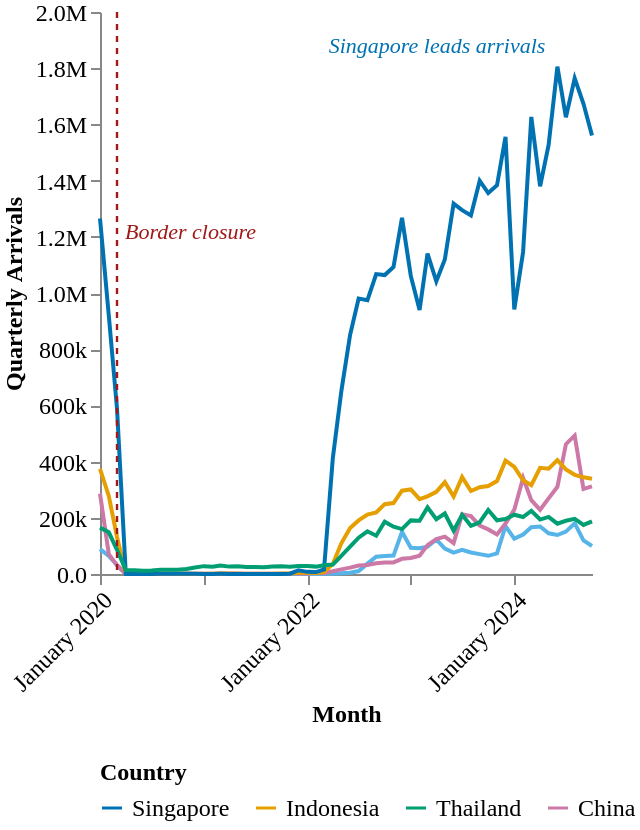

Write the Vega-Lite specification saved for this chart.
### Vega-Lite specification from a JSON file in a GitHub repository (floating-point values rounded to 4 significant figures; data arrays with more than 128 entries replaced by an {"elided": "..."} marker saying what was removed)
{"$schema": "https://vega.github.io/schema/vega-lite/v5.json", "width": "container", "height": 410, "autosize": "fit", "padding": {"top": 0, "bottom": 5, "left": 0, "right": 20}, "data": {"values": {"elided": "290 records"}}, "layer": [{"params": [{"name": "country_select", "select": {"type": "point", "fields": ["country_name"]}, "bind": "legend"}], "mark": {"type": "line", "strokeWidth": 2}, "encoding": {"x": {"field": "month", "type": "temporal", "timeUnit": "yearmonth", "axis": {"title": "Month", "titleFont": "DM Sans", "titleFontSize": 12, "labelFont": "DM Sans", "labelFontSize": 12, "labelAngle": -45, "grid": false, "format": "%B %Y"}}, "y": {"field": "arrivals", "type": "quantitative", "axis": {"title": "Quarterly Arrivals", "format": ".2s", "labelFont": "DM Sans", "labelFontSize": 12, "titleFont": "DM Sans", "titleFontSize": 12, "grid": false}}, "color": {"field": "country_name", "type": "nominal", "scale": {"domain": ["Singapore", "Indonesia", "Thailand", "China", "Brunei"], "range": ["#0072B2", "#E69F00", "#009E73", "#CC79A7", "#56B4E9"]}, "legend": {"title": "Country", "orient": "bottom", "direction": "horizontal", "columns": 5, "labelFontSize": 12, "titleFontSize": 12, "labelFont": "DM Sans", "titleFont": "DM Sans"}}, "opacity": {"condition": {"param": "country_select", "value": 1}, "value": 0.15}, "tooltip": [{"field": "month", "type": "temporal", "timeUnit": "yearmonth", "title": "Month", "format": "%B %Y"}, {"field": "country_name", "type": "nominal", "title": "Country"}, {"field": "arrivals", "type": "quantitative", "title": "Arrivals", "format": ","}]}}, {"mark": {"type": "rule", "color": "#a01818", "strokeDash": [3, 3], "strokeWidth": 1.2}, "data": {"values": [{"month": "2020-03"}]}, "encoding": {"x": {"field": "month", "type": "temporal", "timeUnit": "yearmonth"}}}, {"mark": {"type": "text", "align": "left", "dx": 4, "dy": -30, "fontSize": 11, "fontStyle": "italic", "color": "#a01818", "font": "DM Sans", "limit": 200}, "data": {"values": [{"month": "2020-03", "label": "Border closure"}]}, "encoding": {"x": {"field": "month", "type": "temporal", "timeUnit": "yearmonth"}, "text": {"field": "label", "type": "nominal"}}}, {"mark": {"type": "text", "align": "right", "dx": -6, "dy": -10, "fontSize": 11, "fontStyle": "italic", "color": "#0072B2", "font": "DM Sans", "limit": 200}, "data": {"values": [{"month": "2024-06", "arrivals": 1805492, "label": "Singapore leads arrivals"}]}, "encoding": {"x": {"field": "month", "type": "temporal", "timeUnit": "yearmonth"}, "y": {"field": "arrivals", "type": "quantitative"}, "text": {"field": "label", "type": "nominal"}}}], "config": {"background": "transparent", "view": {"stroke": "transparent"}}}
